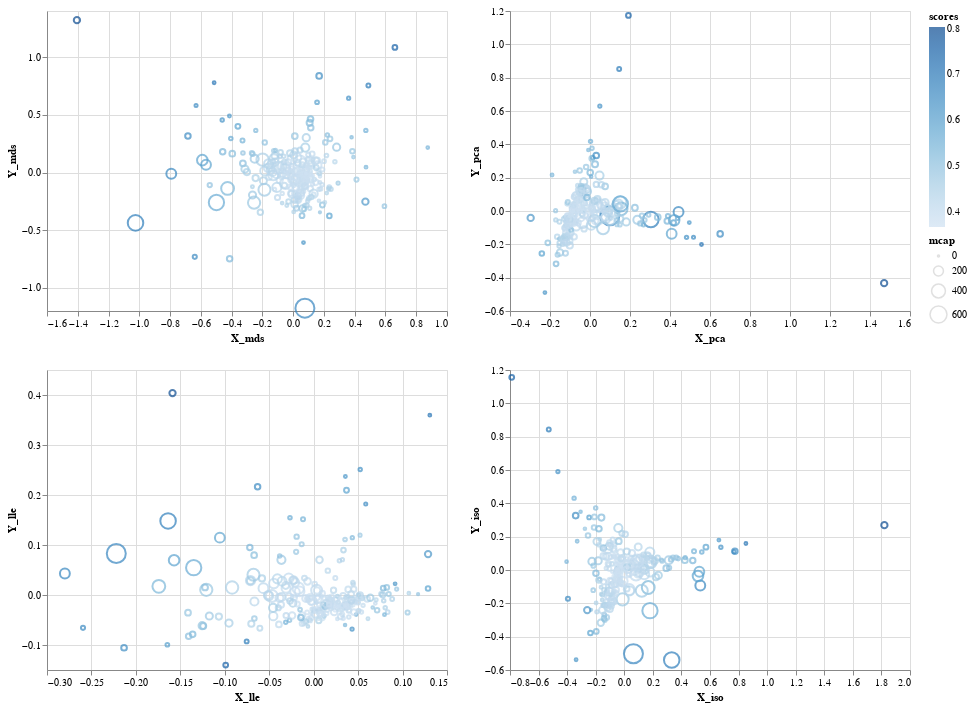

Source (notebook cell):
### Code cell
interval = alt.selection_interval(encodings=['x', 'y'])

chart = alt.Chart(df_altair_scored).mark_point().encode(
    color=alt.condition(interval, 'scores', alt.value('lightgray')),
    tooltip=['ticker'],
    size='mcap',
).properties(selection=interval)

(chart.encode(x='X_mds', y='Y_mds') | chart.encode(x='X_pca', y='Y_pca')) &\
(chart.encode(x='X_lle', y='Y_lle') | chart.encode(x='X_iso', y='Y_iso'))

### Figure 1 — Vega-Lite specification as saved in the notebook (floating-point values rounded to 4 significant figures; data arrays with more than 128 entries replaced by an {"elided": "..."} marker saying what was removed)
{"$schema": "https://vega.github.io/schema/vega-lite/v3.4.0.json", "config": {"mark": {"tooltip": null}, "view": {"height": 300, "width": 400}}, "data": {"name": "data-d07a351baf3654a8b3ad13d0f7c6e57b"}, "datasets": {"data-d07a351baf3654a8b3ad13d0f7c6e57b": {"elided": "246 records"}}, "vconcat": [{"hconcat": [{"encoding": {"color": {"condition": {"field": "scores", "selection": "selector003", "type": "quantitative"}, "value": "lightgray"}, "size": {"field": "mcap", "type": "quantitative"}, "tooltip": [{"field": "ticker", "type": "nominal"}], "x": {"field": "X_mds", "type": "quantitative"}, "y": {"field": "Y_mds", "type": "quantitative"}}, "mark": "point", "selection": {"selector003": {"encodings": ["x", "y"], "type": "interval"}}}, {"encoding": {"color": {"condition": {"field": "scores", "selection": "selector003", "type": "quantitative"}, "value": "lightgray"}, "size": {"field": "mcap", "type": "quantitative"}, "tooltip": [{"field": "ticker", "type": "nominal"}], "x": {"field": "X_pca", "type": "quantitative"}, "y": {"field": "Y_pca", "type": "quantitative"}}, "mark": "point", "selection": {"selector003": {"encodings": ["x", "y"], "type": "interval"}}}]}, {"hconcat": [{"encoding": {"color": {"condition": {"field": "scores", "selection": "selector003", "type": "quantitative"}, "value": "lightgray"}, "size": {"field": "mcap", "type": "quantitative"}, "tooltip": [{"field": "ticker", "type": "nominal"}], "x": {"field": "X_lle", "type": "quantitative"}, "y": {"field": "Y_lle", "type": "quantitative"}}, "mark": "point", "selection": {"selector003": {"encodings": ["x", "y"], "type": "interval"}}}, {"encoding": {"color": {"condition": {"field": "scores", "selection": "selector003", "type": "quantitative"}, "value": "lightgray"}, "size": {"field": "mcap", "type": "quantitative"}, "tooltip": [{"field": "ticker", "type": "nominal"}], "x": {"field": "X_iso", "type": "quantitative"}, "y": {"field": "Y_iso", "type": "quantitative"}}, "mark": "point", "selection": {"selector003": {"encodings": ["x", "y"], "type": "interval"}}}]}]}
